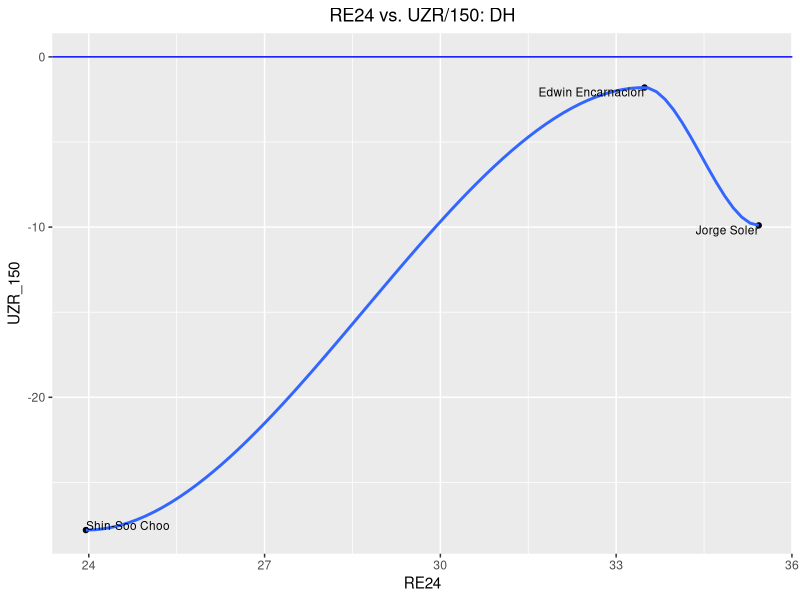

Recreate this plot in R. (Note: this script raises an error after producing the figure.)
library(dplyr)
library(ggplot2)
library(car)
library(scales)
library(ggrepel)

re24_300 <- read.csv("RE24_300.csv")

model_all <- lm(salaries ~ RE24 + total_def, data = re24_300)
summary(model_all)


model_by_position <- lm(salaries ~ RE24 + total_def + Position, data = re24_300)
summary(model_by_position)




## ------------------------------------------------------------------------
model_builder <- function(pos) {
  # Builds a linear model for each position
  re24_300 %>% 
    filter(Position == pos) -> filtered
  
  if(pos == "C") {
    return(lm(salaries ~ RE24 + total_def, data = filtered))
  } else {
    return(lm(salaries ~ RE24 + UZR_150, data = filtered))
  }
}


## ------------------------------------------------------------------------
scat_plot_builder <- function(pos) {
  # Creates scatter plot of RE24 and total_def or UZR_150
  re24_300 %>% 
    filter(Position == pos) -> filtered
  
  if(pos == "C") {
    ggplot(filtered, aes(RE24, total_def)) +  
      geom_point() +  
      geom_smooth() +  
      geom_hline(yintercept = 0, color = "blue") + 
      ggtitle(paste0("RE24 vs. DEF: ", pos)) + 
      theme(plot.title = element_text(hjust = 0.5)) +
      geom_text(aes(label = paste0(nameFirst, " ", nameLast)), 
                size = 3, check_overlap = TRUE) -> plot
    ggsave(paste0("model_scatterplots/plot_", pos, ".png"), plot = plot)
    return(plot)
  } else {
    ggplot(filtered, aes(RE24, UZR_150)) +  
      geom_point() +  
      geom_smooth() +  
      geom_hline(yintercept = 0, color = "blue") + 
      ggtitle(paste0("RE24 vs. UZR/150: ", pos)) +
      theme(plot.title = element_text(hjust = 0.5)) +
      geom_text(aes(label = paste0(nameFirst, " ", nameLast)), 
                size = 3, check_overlap = TRUE, 
                vjust="inward", hjust="inward") -> plot
    ggsave(paste0("model_scatterplots/plot_", pos, ".png"), plot = plot)
    return(plot)
  }
}


## ------------------------------------------------------------------------
residual_builder <- function(pos, linmod) {
  # Creates table with fitted and residual data
  re24_300 %>% 
    filter(Position == pos) -> filtered
  
  if(pos == "C") {
    filtered <- inner_join(filtered, fortify(linmod), by = c("RE24", "total_def", "salaries"))
  } else {
    filtered <- inner_join(filtered, fortify(linmod), by = c("RE24", "UZR_150", "salaries"))
  }
  
  filtered <- filtered %>%
    mutate(Over_Underpaid = case_when(.resid > 0 ~ "Overpaid", 
                                      .resid < 0 ~ "Underpaid"),
           Pct_Over_Underpaid = percent(.resid/salaries),
           Real_Salary_Millions = salaries/1000000,
           Fitted_Millions = .fitted/1000000,
           Resid_Millions = .resid/1000000)
  write.csv(filtered, file = paste0("residual_data/residuals_", pos, ".csv"))
  return(filtered)
}


## ------------------------------------------------------------------------
residual_plots <- function(pos, data) {
  # Plots residuals
  ggplot(data = data, aes(x = Fitted_Millions, y = Resid_Millions, color = Over_Underpaid)) + 
    geom_hline(yintercept = 0, color = "blue") + 
    ggtitle(paste0(pos, " Fitted Salary vs. Residual in $ millions"), 
            subtitle = "(Real Salary)") +
    theme(plot.title = element_text(hjust = 0.5),
          plot.subtitle = element_text(hjust = 0.5)) +
    geom_point() + 
    scale_color_manual(values = c("Overpaid" = "Red", "Underpaid" = "darkgreen")) + 
    geom_text(aes(label = paste0(nameFirst, " ", nameLast, " \n (", Real_Salary_Millions, ")")), 
              size = 3, check_overlap = FALSE, vjust="inward", hjust="inward") -> residual_plot
  ggsave(paste0("model_residual_scatterplots/residual_plot_", pos, ".png"), plot = residual_plot)
  return(residual_plot)
}


## ------------------------------------------------------------------------
get_coefs <- function(pos, linmod) {
  # Returns model coefficients
  sink(file = paste0("summary_models/summary_model_", pos))
  print(summary(linmod))
  sink()
  df <- data.frame(linmod$coefficients)
  df <- as.data.frame(t(df))
  `rownames<-`(df, paste0("coefs_", pos))
}



## ------------------------------------------------------------------------
all_coefs <- data.frame()
Position <- c('DH', '1B', '2B', 
              'SS', '3B', 'LF', 
              'CF', 'RF', 'C')
for (p in Position) {
  name <- paste0("model_", p)
  assign(name, model_builder(p))
  
  plot_name <- paste0("plot_", p)
  assign(plot_name, scat_plot_builder(p))
  
  resids_name <- paste0("resids_", p)
  assign(resids_name, residual_builder(p, model_builder(p)))
  
  resids_plot_name <- paste0("resids_plot_", p)
  assign(resids_plot_name, residual_plots(p, residual_builder(p, model_builder(p))))
  
  coefs_name <- paste0("coefs_", p)
  assign(coefs_name, get_coefs(p, model_builder(p)))
  
  all_coefs <- bind_rows(all_coefs, assign(coefs_name, get_coefs(p, model_builder(p))))
  
}





